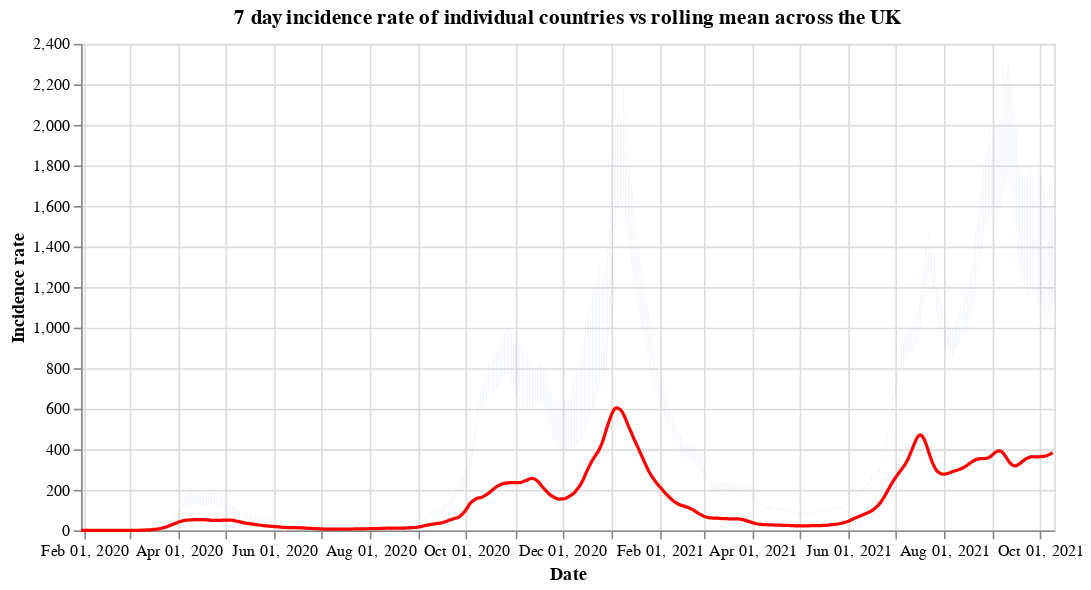

The notebook cell saved with this chart:
### Code cell
#collapse
countries = uk_cases['areaName'].unique()
countries.sort()

selection = alt.selection_single(
    name='Select',
    fields=['areaName'],
    init={'areaName': 'Wales'},
    bind={'areaName': alt.binding_select(options=countries)}
)

# scatter plot, modify opacity based on selection
bars = alt.Chart(uk_cases).mark_bar().add_selection(
    selection
).encode(
    x=alt.X("yearmonthdate(date):T", axis=alt.Axis(title='Date')),
    y=alt.Y("weeklyCasesRate:Q", axis=alt.Axis(title='Incidence rate')),
    tooltip='weeklyCasesRate:Q',
    opacity=alt.condition(selection, alt.value(1), alt.value(0))
).properties(title=f'7 day incidence rate of individual countries vs rolling mean across the UK', width=600)

line = alt.Chart(overview_cases).mark_line(
    color='red',
    size=2,
).transform_window(
    rolling_mean='mean(weeklyCasesRate)',
    frame=[0, 7]
).encode(
    x='yearmonthdate(date):T',
    y='rolling_mean:Q'
)

alt.layer(bars, line)

### Figure 1 — Vega-Lite specification as saved in the notebook (floating-point values rounded to 4 significant figures; data arrays with more than 128 entries replaced by an {"elided": "..."} marker saying what was removed)
{"config": {"view": {"continuousWidth": 400, "continuousHeight": 300}}, "layer": [{"data": {"name": "data-e5e56c418d49a434666a1dbe03684272"}, "mark": "bar", "encoding": {"opacity": {"condition": {"value": 1, "selection": "Select"}, "value": 0}, "tooltip": {"type": "quantitative", "field": "weeklyCasesRate"}, "x": {"type": "temporal", "axis": {"title": "Date"}, "field": "date", "timeUnit": "yearmonthdate"}, "y": {"type": "quantitative", "axis": {"title": "Incidence rate"}, "field": "weeklyCasesRate"}}, "selection": {"Select": {"type": "single", "fields": ["areaName"], "init": {"areaName": "Wales"}, "bind": {"areaName": {"input": "select", "options": ["England", "Northern Ireland", "Scotland", "Wales"]}}}}, "title": "7 day incidence rate of individual countries vs rolling mean across the UK", "width": 600}, {"data": {"name": "data-b760e933c5cceb810dbfb92bf630202f"}, "mark": {"type": "line", "color": "red", "size": 2}, "encoding": {"x": {"type": "temporal", "field": "date", "timeUnit": "yearmonthdate"}, "y": {"type": "quantitative", "field": "rolling_mean"}}, "transform": [{"window": [{"op": "mean", "field": "weeklyCasesRate", "as": "rolling_mean"}], "frame": [0, 7]}]}], "$schema": "https://vega.github.io/schema/vega-lite/v4.8.1.json", "datasets": {"data-e5e56c418d49a434666a1dbe03684272": {"elided": "2384 records"}, "data-b760e933c5cceb810dbfb92bf630202f": {"elided": "619 records"}}}
